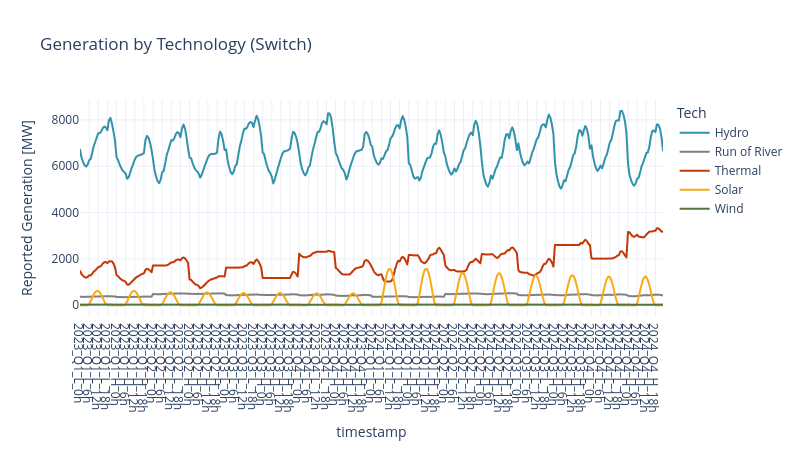

This figure's notebook cell:
### Markdown cell above
### 3.4.4 Dispatch by Technology Switch

### Code cell
gen_disp = dispatch_sw.copy()
# Add Timepoints
gen_disp = pd.merge(gen_disp, timepoints, on='timestamp', how='inner')
# Sort by timepoints to sort timestamps as well
gen_disp = gen_disp.sort_values(by='timepoints_x')
gen_disp.rename(columns={'timepoints_x': 'timepoints'}, inplace=True)

# Change values on gen_tech to match Switch output
gen_disp['gen_tech'] = gen_disp['gen_tech'].replace(parse_tech)
# Replace prefix 'labor_' by 'L_' and 'holidays_' by 'H_'
gen_disp['timestamp'] = gen_disp['timestamp'].str.replace('labor_', 'L_')
gen_disp['timestamp'] = gen_disp['timestamp'].str.replace('holidays_', 'H_')

gen_disp['Tech'] = gen_disp['gen_tech']

sw.dispatch.plot_line(gen_disp, 'Generation by Technology (Switch)', {'DispatchGen_MW': 'Reported Generation [MW]'})

### Figure 1 — Plotly figure (JSON) as saved in the notebook; plotly's stock layout.template omitted (floating-point values rounded to 4 significant figures; data arrays with more than 128 entries replaced by an {"elided": "..."} marker saying what was removed)
{"data": [{"hovertemplate": "Tech=Hydro<br>timestamp=%{x}<br>Reported Generation [MW]=%{y}<extra></extra>", "legendgroup": "Hydro", "line": {"color": "#3292A9", "dash": "solid"}, "marker": {"symbol": "circle"}, "mode": "lines", "name": "Hydro", "showlegend": true, "type": "scattergl", "x": {"elided": "384 str values"}, "xaxis": "x", "y": {"elided": "384 float values"}, "yaxis": "y"}, {"hovertemplate": "Tech=Run of River<br>timestamp=%{x}<br>Reported Generation [MW]=%{y}<extra></extra>", "legendgroup": "Run of River", "line": {"color": "#808080", "dash": "solid"}, "marker": {"symbol": "circle"}, "mode": "lines", "name": "Run of River", "showlegend": true, "type": "scattergl", "x": {"elided": "384 str values"}, "xaxis": "x", "y": {"elided": "384 float values"}, "yaxis": "y"}, {"hovertemplate": "Tech=Thermal<br>timestamp=%{x}<br>Reported Generation [MW]=%{y}<extra></extra>", "legendgroup": "Thermal", "line": {"color": "#C53707", "dash": "solid"}, "marker": {"symbol": "circle"}, "mode": "lines", "name": "Thermal", "showlegend": true, "type": "scattergl", "x": {"elided": "384 str values"}, "xaxis": "x", "y": {"elided": "384 float values"}, "yaxis": "y"}, {"hovertemplate": "Tech=Solar<br>timestamp=%{x}<br>Reported Generation [MW]=%{y}<extra></extra>", "legendgroup": "Solar", "line": {"color": "#F7AB17", "dash": "solid"}, "marker": {"symbol": "circle"}, "mode": "lines", "name": "Solar", "showlegend": true, "type": "scattergl", "x": {"elided": "384 str values"}, "xaxis": "x", "y": {"elided": "384 float values"}, "yaxis": "y"}, {"hovertemplate": "Tech=Wind<br>timestamp=%{x}<br>Reported Generation [MW]=%{y}<extra></extra>", "legendgroup": "Wind", "line": {"color": "#55733D", "dash": "solid"}, "marker": {"symbol": "circle"}, "mode": "lines", "name": "Wind", "showlegend": true, "type": "scattergl", "x": {"elided": "384 str values"}, "xaxis": "x", "y": {"elided": "384 float values"}, "yaxis": "y"}], "layout": {"height": 450, "legend": {"title": {"text": "Tech"}, "tracegroupgap": 0}, "title": {"text": "Generation by Technology (Switch)"}, "width": 800, "xaxis": {"anchor": "y", "domain": [0, 1], "dtick": 6, "title": {"text": "timestamp"}}, "yaxis": {"anchor": "x", "domain": [0, 1], "title": {"text": "Reported Generation [MW]"}}}}
